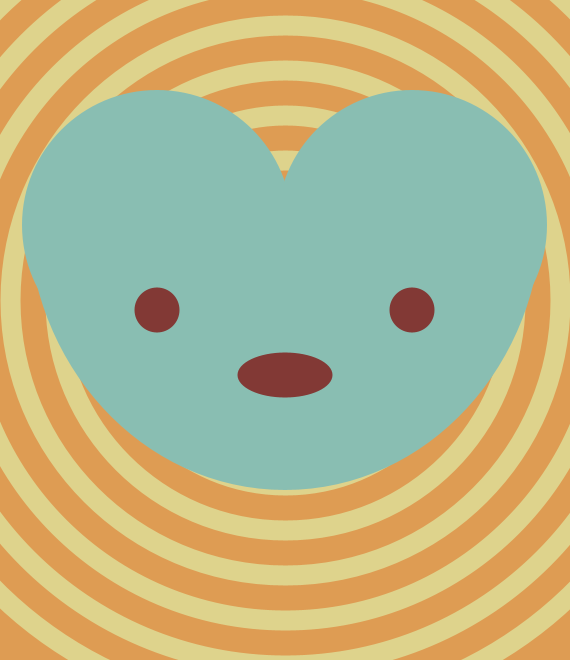
Frame 1 (no input)
Frame 60 (the mouse pressed at the canvas centre just before this capture): identical to frame 1, image omitted
Frame 120 (the mouse held since frame 60 and released just before this capture): identical to frame 1, image omitted

The Processing sketch that drew this single still picture (run headless with seeded random() and noise(); from frame 60 on, the mouse is pressed at the canvas centre):

// Processing sketch: processing_24264
// ── processing_24264.pde

//variables
int x = 285;
int y = 330;
int radius = 270;
int eyeradius=45;

void setup(){
  size(570,660);
  smooth();
    //background
  noFill();
  background(222,156,83);
  stroke(222,211,140);
  strokeWeight(20);
  for (int i=10;i<=900;i=i+90){
    ellipse(x,y-30,i,i);
  }
   
   //body
  noStroke();
  fill(137,190,178);
  ellipseMode(CENTER);
  ellipse(x/2+15,y/2+60,radius,radius);
  ellipse(x*3/2-15,y/2+60,radius,radius);
  arc(x,y/2+45,radius*2-25,radius*2+20, radians(0),radians(180));
  
  //left eye
  fill(130,57,53);
  ellipse(x/2+15,y-20,eyeradius,eyeradius);
   
//right eye
  fill(130,57,53);
  ellipse(x+x/2-15,y-20,eyeradius,eyeradius);
 
  //nose
  fill(130,57,53);
  ellipse(x,y+45,eyeradius+50,eyeradius);
  }
 
void draw(){
  float d = dist(mouseX,mouseY,x+x/2-15,y-20);
  float e = dist(mouseX,mouseY,x/2+15,y-20); 
  
  
  if (d<eyeradius) {
    if (mousePressed) {
      fill(130,57,53, 10);
      ellipse(mouseX,mouseY,15,15);
    }
  }
  
    if(e<eyeradius+30){
    if(mousePressed){
      for(int i =10 ; i>0; i-=10){
        for(int j = 0;j<100;j+=30){
          smooth();
          fill(130,57,53, i);
          ellipse(mouseX,mouseY,j,j);
        }
      }
    }
  }
      
}
